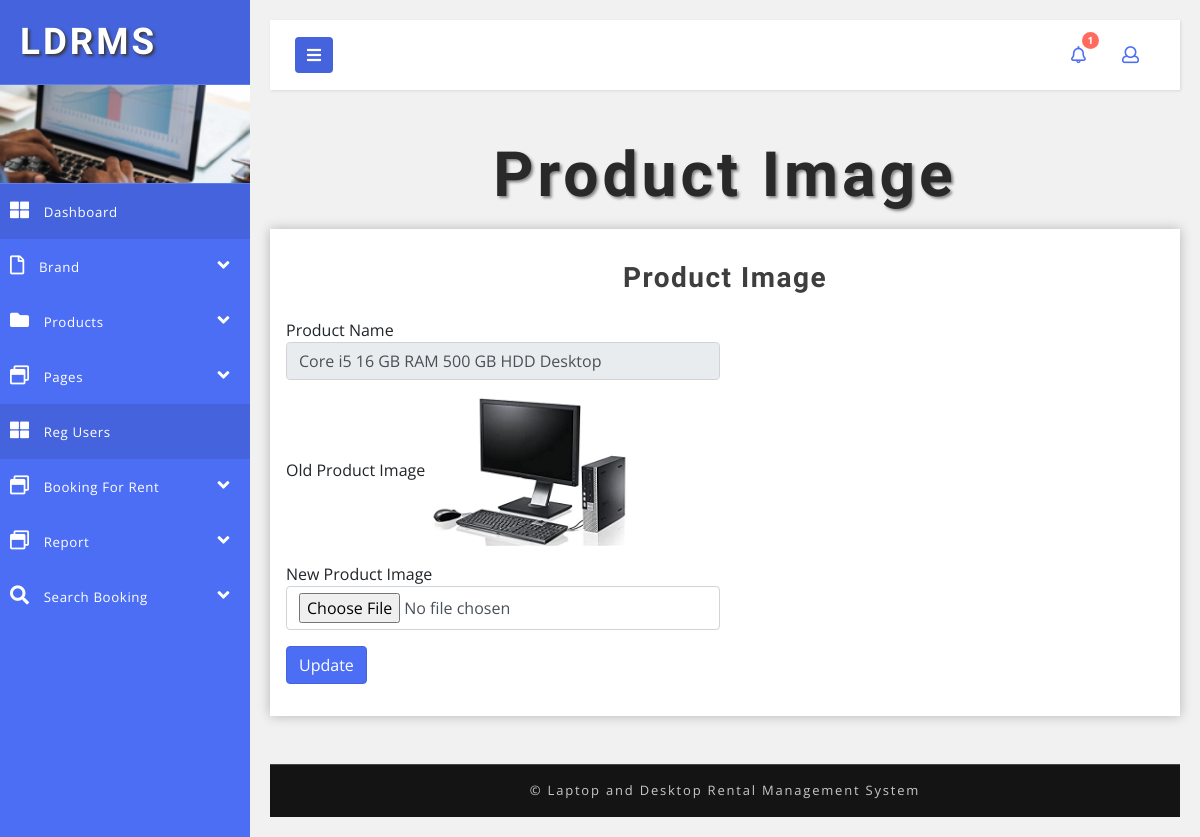
Page /admin/changeimage1.php?editid=3 (signed in) on the committed database.
### tables this page shows
CREATE TABLE `tblproduct` (
  `ID` int(5) NOT NULL,
  `Type` varchar(50) DEFAULT NULL,
  `BrandID` int(5) DEFAULT NULL,
  `ProductName` varchar(250) DEFAULT NULL,
  `Processor` varchar(250) DEFAULT NULL,
  `Screen` varchar(200) DEFAULT NULL,
  `RAM` varchar(100) DEFAULT NULL,
  `Storage` varchar(250) DEFAULT NULL,
  `Charges` varchar(250) DEFAULT NULL,
  `RentalPrice` decimal(10,0) DEFAULT NULL,
  `ProductModel` varchar(250) DEFAULT NULL,
  `ProductDescription` mediumtext DEFAULT NULL,
  `Image` varchar(250) DEFAULT NULL,
  `Image1` varchar(250) DEFAULT NULL,
  `Image2` varchar(250) DEFAULT NULL,
  `Image3` varchar(250) DEFAULT NULL,
  `Image4` varchar(250) DEFAULT NULL,
  `Image5` varchar(250) DEFAULT NULL,
  `CreationDate` timestamp NULL DEFAULT current_timestamp()
);

### admin/changeimage1.php (the view, shortened to what this page needs)
<?php
include('includes/dbconnection.php');
if (strlen($_SESSION['vrmsaid']==0)) {
  header('location:logout.php');
  }
  else{
  ?>
<!DOCTYPE html>
<html lang="en">
<head>
    <link href="css/bootstrap.css" rel="stylesheet" type="text/css" media="all" />
    <link href="css/style.css" rel="stylesheet" type="text/css" media="all" />
    <link rel="stylesheet" href="css/style4.css">
    <link href="css/fontawesome-all.css" rel="stylesheet">
</head>
<body>
    <div class="wrapper">
       <?php include_once('includes/sidebar.php');?>
        <div id="content">
       <?php include_once('includes/header.php');?>
            <h2 class="main-title-w3layouts mb-2 text-center"> Product Image</h2>
            <section class="forms-section">
                <div class="outer-w3-agile mt-3">
                    <h4 class="tittle-w3-agileits mb-4"> Product Image</h4>
                    <form action="#" method="post" enctype="multipart/form-data">
                        <?php
 $imgid=$_GET['editid'];
$ret=mysqli_query($con,"select * from  tblproduct where ID='$imgid'");
while ($row=mysqli_fetch_array($ret)) {
?>
                        <div class="form-row">
                            <div class="form-group col-md-6">
                                <label for="inputEmail4">Product Name</label>
                                <input type="text" class="form-control" readonly="true" value="<?php echo $row['ProductName'];?>">
                            </div>
                        </div>
                        <div class="form-row">
                            <div class="form-group col-md-6">
                                <label for="inputEmail4">Old Product Image</label>
                                <img src="images/<?php echo $row['Image1'];?>" width="200" height="150" value="<?php  echo $row['Image1'];?>">
                            </div>
                        </div>
                        <div class="form-row">
                            <div class="form-group col-md-6">
                                <label for="inputEmail4">New Product Image</label>
                                <input class="form-control" id="images" name="images"  type="file" required="true" value="">
                            </div>
                        </div>
                        <?php } ?>
                        <button type="submit" class="btn btn-primary" name="submit">Update</button>
                    </form>
                </div>
            </section>
           <?php include_once('includes/footer.php');?>
        </div>
    </div>
</body>
</html>
<?php }  ?>

### admin/css/style.css (style rules this page uses)
html, body { margin: 0; font-size: 100%; font-family: 'Open Sans', sans-serif; background: #fff; }
input[type="button"], button[type="submit"] { transition: 0.5s all; -webkit-transition: 0.5s all; -moz-transition: 0.5s all; -o-transition: 0.5s all; -ms-transition: 0.5s all; }
h1, h2, h3, h4, h5, h6 { margin: 0; font-family: 'Poiret One', cursive; font-weight: 700; }
label { margin: 0; }
.outer-w3-agile { padding: 2em 1em; -webkit-box-shadow: 0px 0px 11px 0px rgba(0, 0, 0, 0.25); -moz-box-shadow: 0px 0px 11px 0px rgba(0, 0, 0, 0.25); box-shadow: 0px 0px 11px 0px rgba(0, 0, 0, 0.25); background: #fff; }
h2.main-title-w3layouts { font-size: 3.9em; letter-spacing: 4px; color: #292929; text-shadow: 2px 2px 3px #838386; text-transform: capitalize; }
h4.tittle-w3-agileits { font-size: 2em; letter-spacing: 1.5px; font-weight: 600; color: #3e3e3e; text-align: center; }
.btn-primary { color: #fff; background-color: #4c6ef5; border-color: #4463dc; }
@media (max-width:1280px) { h4.tittle-w3-agileits { font-size: 1.75em; } }

### admin/css/style4.css (style rules this page uses)
body { font-family: 'Open Sans', sans-serif; background: #f1f1f1; }
.wrapper { display: flex; align-items: stretch; }
#content { padding: 20px; min-height: 100vh; transition: all 0.3s; overflow: hidden; width: 100%; }

### rows in the picture
tblproduct: ProductName "Core i5 16 GB RAM 500 GB HDD Desktop", Image1 (picture)

### other values in the picture
$num "1"
